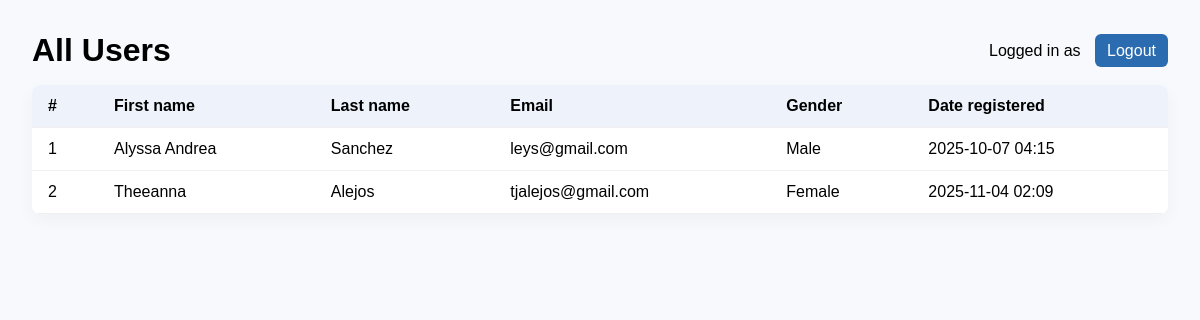
/Registration/users/ (signed in), run on the app's committed database.
### Registration/models.py (models this page shows)
class userRegistration(models.Model):
    first_name = models.CharField(max_length = 100)
    last_name = models.CharField(max_length = 100)
    email = models.EmailField(max_length = 250)
    password = models.CharField(max_length = 150)
    date_registered = models.DateTimeField(auto_now_add = True)
    gender = models.CharField(max_length=16)

### Registration/views.py (the view)
    def wrapper(request, *args, **kwargs):
        if not request.session.get('user_id'):
            return redirect(f"{reverse('registration:login_page')}?next={request.path}")
        return fn(request, *args, **kwargs)

### Registration/views.py (called while the page is built)
def login_required_view(fn):
    def wrapper(request, *args, **kwargs):
        if not request.session.get('user_id'):
            return redirect(f"{reverse('registration:login_page')}?next={request.path}")
        return fn(request, *args, **kwargs)
    wrapper.__name__ = fn.__name__
    return wrapper

@login_required_view
def users_html(request):
    users = userRegistration.objects.all().order_by('id')
    return render(request, 'registration/users_list.html', {
        'users': users,
        'current_user': request.session.get('user_name')
    })

### Registration/templates/registration/users_list.html (shortened to what this page needs)
<!doctype html>
<html>
<head>
</head>
<body>
  <div class="top">
    <h1 style="margin:0;">All Users</h1>
    <div>
      Logged in as <strong>{{ current_user }}</strong>
      <a href="{% url 'registration:logout_html' %}" class="button" style="margin-left:10px;">Logout</a>
    </div>
  </div>
  <table>
    <thead>
      <tr>
        <th>#</th>
        <th>First name</th>
        <th>Last name</th>
        <th>Email</th>
        <th>Gender</th>
        <th>Date registered</th>
      </tr>
    </thead>
    <tbody>
      {% for u in users %}
      <tr>
        <td>{{ forloop.counter }}</td>
        <td>{{ u.first_name }}</td>
        <td>{{ u.last_name }}</td>
        <td>{{ u.email }}</td>
        <td>{{ u.gender|default:"N/A" }}</td>
        <td>{{ u.date_registered|date:"Y-m-d H:i" }}</td>
      </tr>
      {% empty %}
      <tr><td colspan="6">No users yet.</td></tr>
      {% endfor %}
    </tbody>
  </table>
</body>
</html>

### Registration/templates/registration/users_list.html (style rules this page uses)
body { font-family: Arial, sans-serif; padding:24px; background:#f7f9fc; }
.top { display:flex; justify-content:space-between; align-items:center; margin-bottom:16px; }
table { width:100%; border-collapse:collapse; background:white; border-radius:8px; overflow:hidden; box-shadow:0 6px 18px rgba(0,0,0,0.04); }
th, td { padding:12px 16px; text-align:left; border-bottom:1px solid #f0f0f0; }
th { background:#eef3fb; font-weight:700; }
a.button { padding:8px 12px; background:#2b6cb0; color:white; border-radius:6px; text-decoration:none; }

### data on the page
userRegistration: first_name "Alyssa Andrea", last_name "Sanchez", email "leys@gmail.com", gender "Male", date_registered "2025-10-07 04:15"
userRegistration: first_name "Theeanna", last_name "Alejos", email "tjalejos@gmail.com", gender "Female", date_registered "2025-11-04 02:09"
